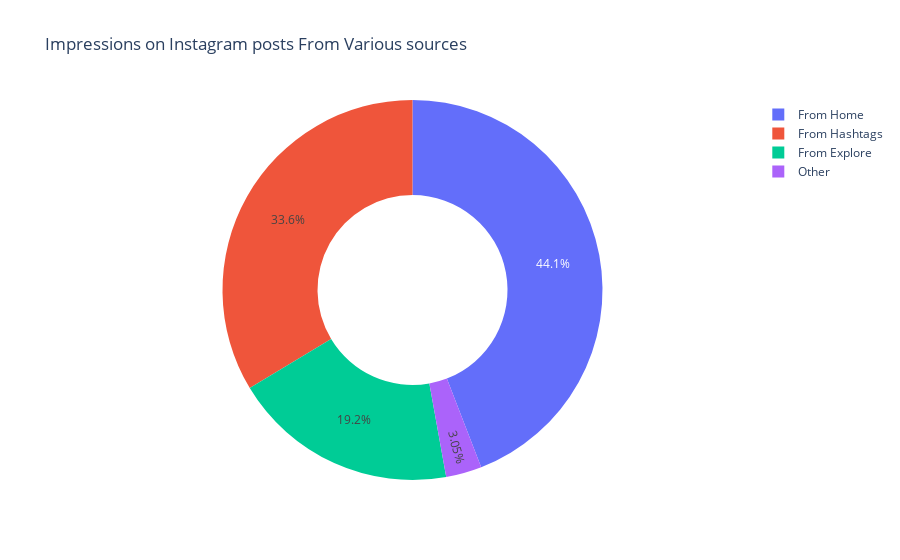

The notebook cell this image was saved under:
### Markdown cell above
## Now lets look at percentage of impressions I get from various sources on Instagram

### Code cell
home = data['From Home'].sum()
hashtags = data['From Hashtags'].sum()
explore = data['From Explore'].sum()
other = data['From Other'].sum()

labels= ['From Home','From Hashtags','From Explore','Other']
values=[home,hashtags,explore,other]

fig = px.pie(data,values=values,names=labels,title="Impressions on Instagram posts From Various sources",hole=0.5)
fig.show()

### Figure 1 — Plotly figure (JSON) as saved in the notebook; plotly's stock layout.template omitted (floating-point values rounded to 4 significant figures)
{"data": [{"domain": {"x": [0, 1], "y": [0, 1]}, "hole": 0.5, "hovertemplate": "label=%{label}<br>value=%{value}<extra></extra>", "labels": ["From Home", "From Hashtags", "From Explore", "Other"], "legendgroup": "", "name": "", "showlegend": true, "type": "pie", "values": [294619, 224614, 128294, 20360]}], "layout": {"legend": {"tracegroupgap": 0}, "title": {"text": "Impressions on Instagram posts From Various sources"}}}
